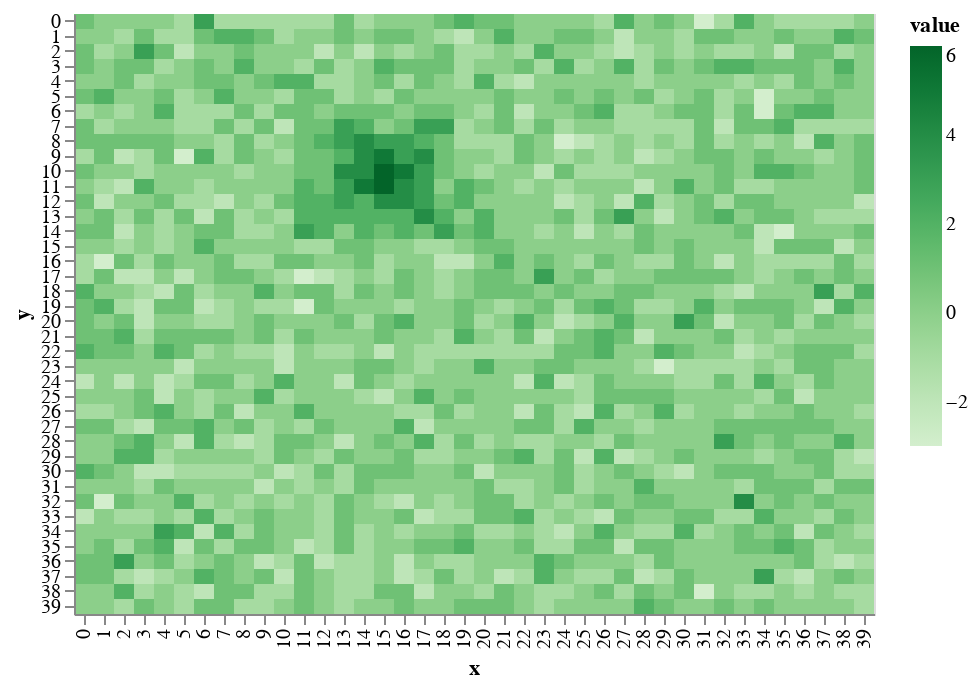

The notebook cell saved with this chart:
### Markdown cell above
This makes a much more _natural_ looking mountain.

### Code cell
world.add_mountain(mdf)
draw.drawTerrainHeight(world.grid_elevation)

### Figure 1 — Vega-Lite specification as saved in the notebook (floating-point values rounded to 4 significant figures; data arrays with more than 128 entries replaced by an {"elided": "..."} marker saying what was removed)
{"$schema": "https://vega.github.io/schema/vega-lite/v2.6.0.json", "config": {"view": {"height": 300, "width": 400}}, "data": {"name": "data-9c6fd3772426f91668d5d63537a4022d"}, "datasets": {"data-9c6fd3772426f91668d5d63537a4022d": {"elided": "1600 records"}}, "encoding": {"color": {"field": "value", "scale": {"scheme": "greens"}, "type": "quantitative"}, "x": {"field": "x", "type": "ordinal"}, "y": {"field": "y", "type": "ordinal"}}, "mark": "rect"}
